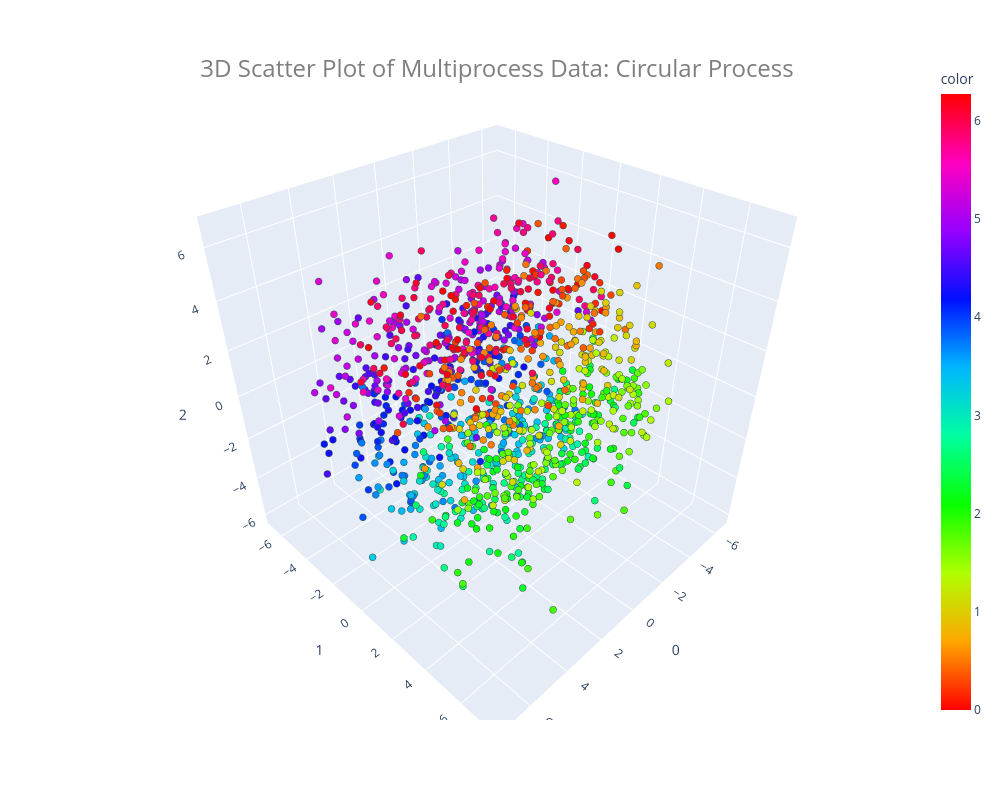
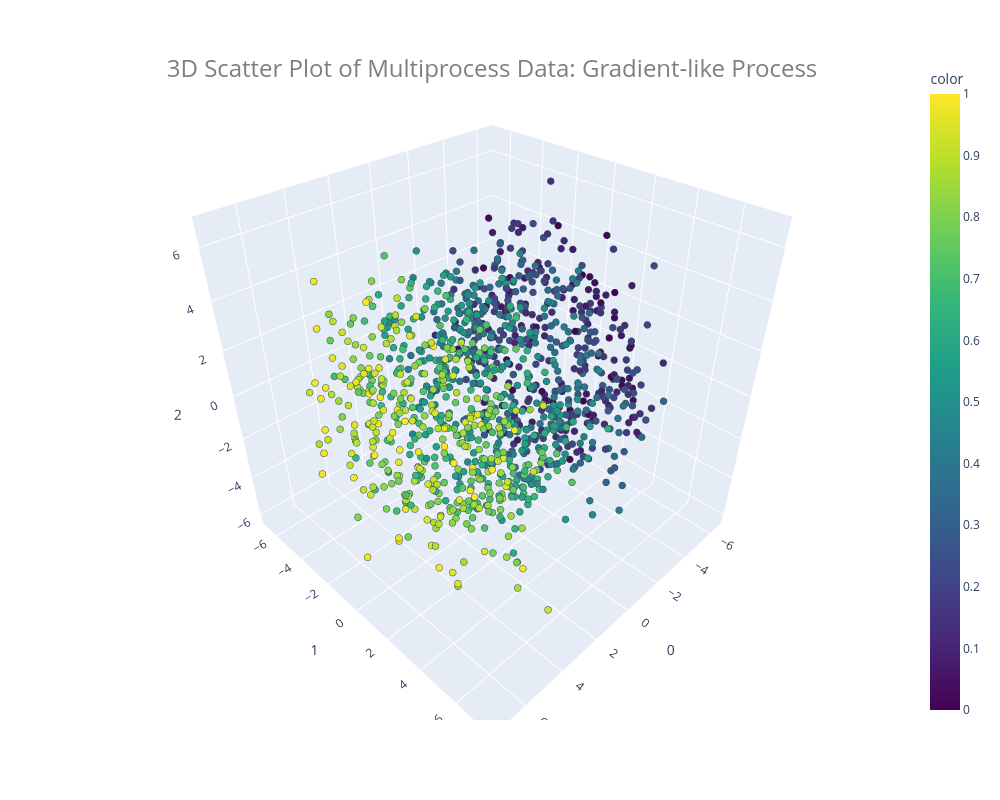

The code cell stored with these charts, in order, in its notebook:
### Code cell
# Apply standard normalization
sc.pp.filter_genes(multiprocess, min_cells=3)
sc.pp.normalize_per_cell(multiprocess, counts_per_cell_after=1e4)
# Log transform the data and scale
sc.pp.log1p(multiprocess)


# pca on both
sc.tl.pca(multiprocess, n_comps=5)
sc.pl.pca(multiprocess, color = ['simulated_phis1', 'simulated_phis2'], use_raw=False)

# 3d scatter plot
chnt.scatter3D(multiprocess, color = 'simulated_phis1', title='3D Scatter Plot of Multiprocess Data: Circular Process', color_continuous_scale='hsv')
chnt.scatter3D(multiprocess, color = 'simulated_phis2', title='3D Scatter Plot of Multiprocess Data: Gradient-like Process')

### Figure 1 — Plotly figure (JSON) as saved in the notebook; plotly's stock layout.template omitted (floating-point values rounded to 4 significant figures; data arrays with more than 128 entries replaced by an {"elided": "..."} marker saying what was removed)
{"data": [{"hovertemplate": "0=%{x}<br>1=%{y}<br>2=%{z}<br>color=%{marker.color}<extra></extra>", "legendgroup": "", "marker": {"color": {"elided": "1200 float values"}, "coloraxis": "coloraxis", "line": {"color": "DarkSlateGrey", "width": 1}, "size": 4, "symbol": "circle"}, "mode": "markers", "name": "", "scene": "scene", "showlegend": false, "type": "scatter3d", "x": {"elided": "1200 float values"}, "y": {"elided": "1200 float values"}, "z": {"elided": "1200 float values"}}], "layout": {"coloraxis": {"colorbar": {"title": {"text": "color"}}, "colorscale": [[0, "#ff0000"], [0.1111, "#ffa700"], [0.2222, "#afff00"], [0.3333, "#08ff00"], [0.4444, "#00ff9f"], [0.5556, "#00b7ff"], [0.6667, "#0010ff"], [0.7778, "#9700ff"], [0.8889, "#ff00bf"], [1, "#ff0000"]]}, "height": 800, "legend": {"itemsizing": "constant", "title": {"text": "simulated_phis1"}, "tracegroupgap": 0, "x": 0.01, "xanchor": "left", "y": 0.99, "yanchor": "top"}, "margin": {"t": 60}, "scene": {"aspectmode": "cube", "domain": {"x": [0, 1], "y": [0, 1]}, "xaxis": {"title": {"text": "0"}}, "yaxis": {"title": {"text": "1"}}, "zaxis": {"title": {"text": "2"}}}, "showlegend": true, "title": {"font": {"color": "#7f7f7f", "size": 24}, "text": "3D Scatter Plot of Multiprocess Data: Circular Process", "x": 0.5, "xref": "paper", "y": 1, "yref": "paper"}, "width": 1000}}

### Figure 2 — Plotly figure (JSON) as saved in the notebook; plotly's stock layout.template omitted (floating-point values rounded to 4 significant figures; data arrays with more than 128 entries replaced by an {"elided": "..."} marker saying what was removed)
{"data": [{"hovertemplate": "0=%{x}<br>1=%{y}<br>2=%{z}<br>color=%{marker.color}<extra></extra>", "legendgroup": "", "marker": {"color": {"elided": "1200 float values"}, "coloraxis": "coloraxis", "line": {"color": "DarkSlateGrey", "width": 1}, "size": 4, "symbol": "circle"}, "mode": "markers", "name": "", "scene": "scene", "showlegend": false, "type": "scatter3d", "x": {"elided": "1200 float values"}, "y": {"elided": "1200 float values"}, "z": {"elided": "1200 float values"}}], "layout": {"coloraxis": {"colorbar": {"title": {"text": "color"}}, "colorscale": [[0, "#440154"], [0.1111, "#482878"], [0.2222, "#3e4989"], [0.3333, "#31688e"], [0.4444, "#26828e"], [0.5556, "#1f9e89"], [0.6667, "#35b779"], [0.7778, "#6ece58"], [0.8889, "#b5de2b"], [1, "#fde725"]]}, "height": 800, "legend": {"itemsizing": "constant", "title": {"text": "simulated_phis2"}, "tracegroupgap": 0, "x": 0.01, "xanchor": "left", "y": 0.99, "yanchor": "top"}, "margin": {"t": 60}, "scene": {"aspectmode": "cube", "domain": {"x": [0, 1], "y": [0, 1]}, "xaxis": {"title": {"text": "0"}}, "yaxis": {"title": {"text": "1"}}, "zaxis": {"title": {"text": "2"}}}, "showlegend": true, "title": {"font": {"color": "#7f7f7f", "size": 24}, "text": "3D Scatter Plot of Multiprocess Data: Gradient-like Process", "x": 0.5, "xref": "paper", "y": 1, "yref": "paper"}, "width": 1000}}
